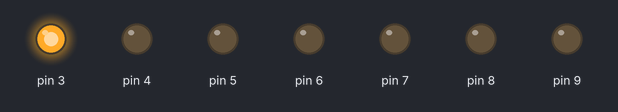
Recording of a sketch running on a simulated Arduino Uno, built with avr-gcc and run on an emulated ATmega328P. Parts: output pins drawn as LEDs (lit = HIGH).

Above: at 0.5 s.
At 2.5 s:
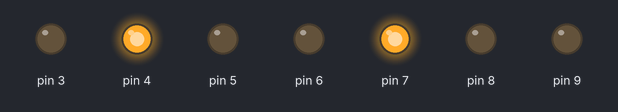
At 4.5 s:
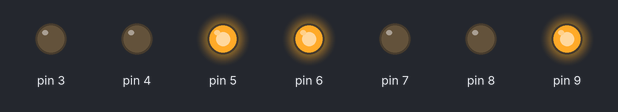
At 9.5 s:
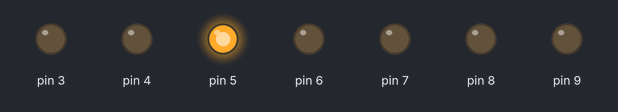
At 13.5 s:
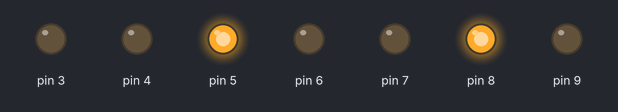
At 19.5 s:
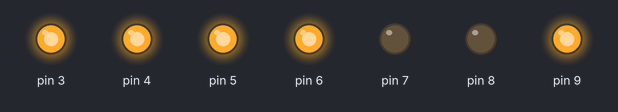
Timing chart, 0 to 20.7 s (numbered marks = the images above):
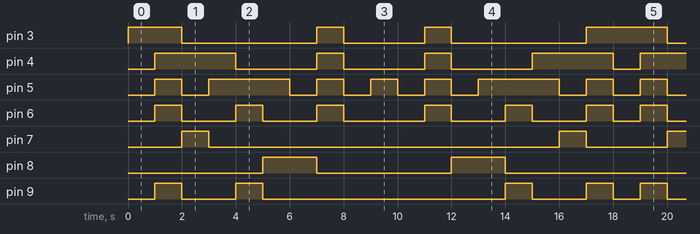

The sketch:

led7seg.ino
```cpp
int number[10][7] = {
  {1, 0, 0, 0, 0, 0, 0},
  {1, 1, 1, 1, 0, 0, 1},
  {0, 1, 0, 0, 1, 0, 0},
  {0, 1, 1, 0, 0, 0, 0},
  {0, 0, 1, 1, 0, 0, 1},
  {0, 0, 1, 0, 0, 1, 0},
  {0, 0, 0, 0, 0, 1, 0},
  {1, 1, 1, 1, 0, 0, 0},
  {0, 0, 0, 0, 0, 0, 0},
  {0, 0, 1, 0, 0, 0, 0}
};

void numberShow(int i) {
  for (int pin = 3; pin <= 9 ; pin++) {
    digitalWrite(pin, number[i][pin - 3]);
  }
}

void setup() {
  for (int pin = 3 ; pin <= 9 ; pin++) {
    pinMode(pin, OUTPUT);
    digitalWrite(pin, HIGH);
  }
}

void loop() {

  int j = 0;
  while (j < 9) {
    numberShow(j);
    delay(1000);
    j++;
  }
  while (j > 0) {
    numberShow(j);
    delay(1000);
    j--;
  }
}
```

Measured:
- by itself, pin 3: HIGH → LOW at 2.0 s, → HIGH 5.0 s later, → LOW 1.0 s later, → HIGH 3.0 s later, … (13 changes in this stretch)
- by itself, pin 4: LOW → HIGH at 1.0 s, → LOW 3.0 s later, → HIGH 3.0 s later, → LOW 1.0 s later, … (17 changes in this stretch)
- by itself, pin 5: repeats every 18.0 s: LOW 1.0 s, HIGH 3.0 s, 3 × (LOW 1.0 s, HIGH 1.0 s), LOW 1.0 s, HIGH 3.0 s, 2 × (LOW 1.0 s, HIGH 1.0 s)
- by itself, pin 6: repeats every 18.0 s: 2 × (LOW 2.0 s, HIGH 1.0 s), LOW 3.0 s, 2 × (HIGH 1.0 s, LOW 2.0 s), HIGH 1.0 s, LOW 1.0 s, HIGH 1.0 s
- by itself, pin 7: repeats every 18.0 s: LOW 13.0 s, HIGH 1.0 s, LOW 3.0 s, HIGH 1.0 s
- by itself, pin 8: LOW → HIGH at 5.0 s, → LOW 2.0 s later, → HIGH 5.0 s later, → LOW 2.0 s later, … (8 changes in this stretch)
- by itself, pin 9: repeats every 18.0 s: LOW 2.0 s, HIGH 1.0 s, LOW 9.0 s, HIGH 1.0 s, LOW 2.0 s, HIGH 1.0 s, LOW 1.0 s, HIGH 1.0 s
